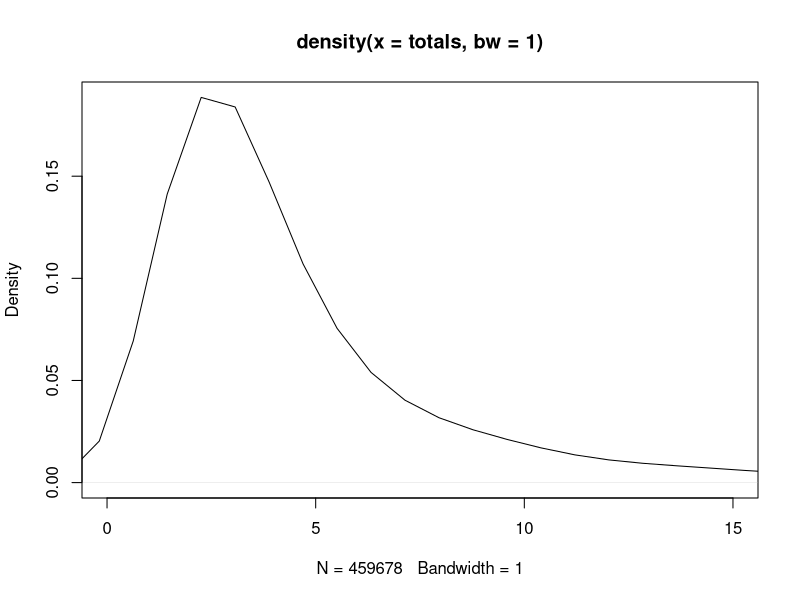

Here is the R script that generated this plot:
## ---- chunk 1
degrees = c(2, 3, 4, 5, 6, 7, 8, 9, 10, 11, 12, 13, 14, 15, 16, 17, 18, 19, 20, 21, 22, 23, 24, 25, 26, 27, 28, 29, 30, 31, 32, 33, 34, 35, 36, 37, 38, 39, 40, 41, 42, 43, 44, 45, 46, 47, 48, 49, 50, 51, 52, 53, 54, 55, 56, 57, 58, 59, 60, 61, 62, 63, 64, 65, 66, 67, 68, 69, 70, 71, 72, 73, 74, 75, 76, 77, 78, 79, 80, 81, 82, 83, 84, 85, 86, 87, 88, 89, 90, 91, 92, 94, 95, 96, 97, 98, 99, 100, 101, 102, 103, 104, 105, 106, 107, 108, 110, 111, 112, 115, 116, 117, 118, 119, 120, 121, 122, 124, 125, 126, 127, 128, 129, 132, 134, 135, 136, 137, 138, 139, 140, 143, 147, 152, 155, 161, 162, 165, 166, 171, 181, 183, 186, 199, 206, 211, 239, 265, 282, 412)

counts = c(162710, 90033, 55384, 36482, 25547, 18431, 13485, 10409, 8126, 6397, 5004, 4147, 3393, 2773, 2262, 1927, 1655, 1347, 1121, 961, 861, 724, 657, 542, 486, 426, 391, 331, 291, 260, 253, 218, 213, 200, 164, 131, 134, 108, 122, 110, 79, 105, 98, 87, 66, 68, 51, 52, 49, 46, 44, 39, 43, 35, 26, 32, 28, 22, 23, 21, 21, 25, 15, 15, 15, 22, 19, 19, 19, 11, 9, 8, 10, 11, 10, 14, 10, 10, 5, 8, 9, 5, 8, 4, 3, 2, 5, 11, 3, 5, 8, 2, 6, 4, 5, 4, 2, 2, 6, 2, 1, 3, 6, 2, 3, 1, 1, 1, 2, 3, 1, 3, 2, 1, 2, 2, 2, 2, 2, 1, 1, 2, 1, 2, 2, 1, 2, 1, 1, 1, 1, 1, 1, 1, 1, 1, 1, 1, 1, 1, 1, 1, 1, 1, 2, 1, 1, 1, 1, 1)

totals = rep(degrees, counts)
plot(density(totals, bw = 1), xlim = range(0, 15))
